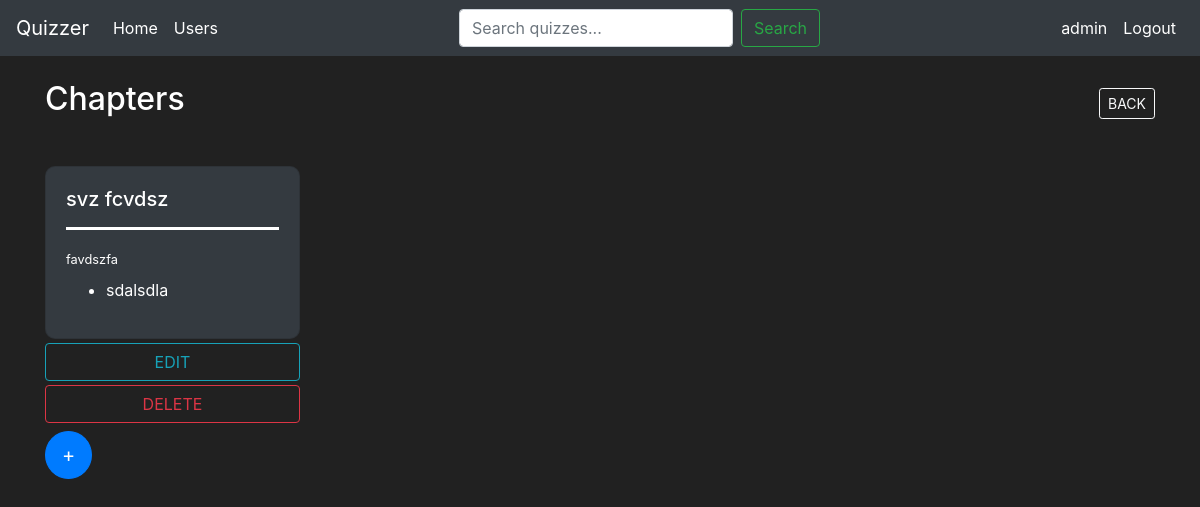
The app's page /subject/1 (signed in), older data.
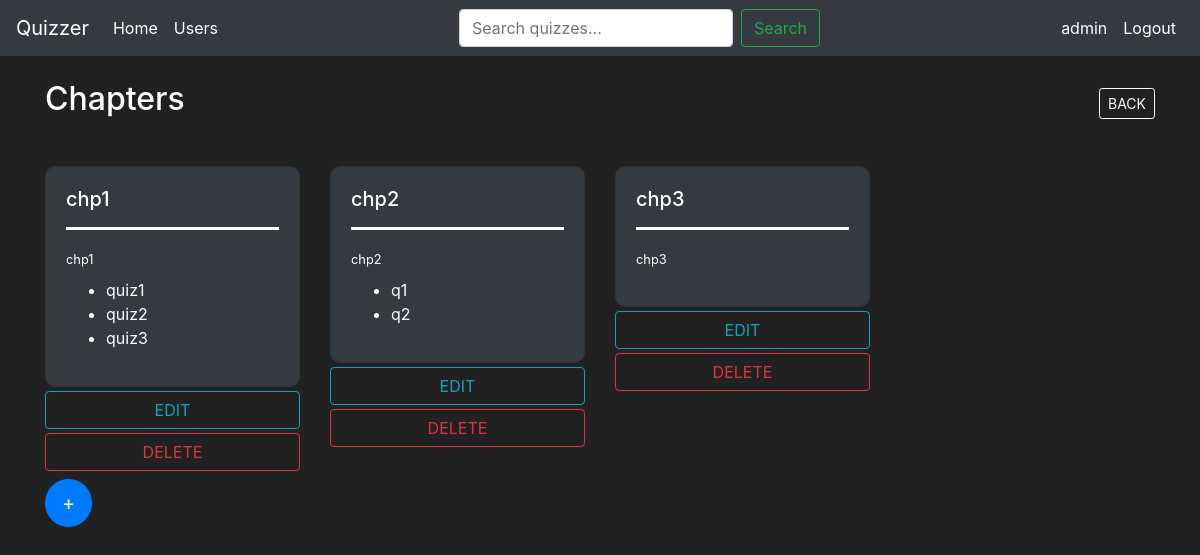
The same page, newer data.
### models.py (models this page shows)
class User(db.Model, UserMixin):
    id = db.Column(db.Integer, primary_key=True)
    name = db.Column(db.String(30), nullable=False)
    email = db.Column(db.String(50), nullable=False)
    password = db.Column(db.String(70), nullable=False)
    qualification = db.Column(db.String(300), nullable=True)
    dob = db.Column(db.DateTime , nullable=True)
    scores = db.relationship('Scores', backref='usersuper',cascade='all, delete', lazy=True)

class Chapter(db.Model):
    id = db.Column(db.Integer, primary_key=True)
    name = db.Column(db.String(50), nullable=False)
    description = db.Column(db.String(500), nullable=False)
    subject_id = db.Column(db.Integer, db.ForeignKey('subject.id'), nullable=False)
    quizzes = db.relationship('Quiz', backref='chaptersuper',cascade='all, delete', lazy=True)

class Quiz(db.Model):
    id=db.Column(db.Integer, primary_key=True)
    name=db.Column(db.String(50), nullable=False)
    chapter_id = db.Column(db.Integer, db.ForeignKey('chapter.id'), nullable=False)
    date_of_quiz = db.Column(db.DateTime, nullable=False)
    time_duration = db.Column(db.Time, nullable=False)
    remarks = db.Column(db.String(500), nullable=False)
    questions = db.relationship('Questions', backref='quizsuper',cascade='all, delete', lazy=True)
    scores = db.relationship('Scores', backref='quizsuper', lazy=True, cascade='all, delete-orphan')

### routes.py (the view)
@app.route('/subject/<sid>', methods=['POST','GET'])
@login_required
def chapters(sid):
    subject=Subject.query.filter_by(id=sid).first()
    chapters=Chapter.query.filter_by(subject_id=sid).all()
    quizzes = Quiz.query.filter(Quiz.chapter_id.in_([chapter.id for chapter in chapters])).all()
    return render_template("chapters.html",subject=subject,chapters=chapters,quizzes=quizzes)

### models.py (called while the page is built)
@login_manager.user_loader
def load_user(user_id):
    return User.query.get(int(user_id))

### templates/chapters.html (shortened to what this page needs)
{% extends "base.html" %}
{% block body %}
<div class="container mt-4">
    <div class="d-flex justify-content-between align-items-center inline">
        <h2>Chapters</h2>
        <a href="{{url_for('index')}}" class="btn btn-outline-light btn-sm">BACK</a>
    </div>
    <div class="row mt-3">
        {%for chapter in chapters%}
            <div class="col-md-3">
                <a href="{{url_for('quizzes', cid=chapter.id)}}" class="text-decoration-none">
                    <div class="card bg-dark text-white rounded-lg card-hover mt-4">
                        <div class="card-body">
                            <h5 class="card-title">{{chapter.name}}</h5>
                            <hr style="border-top: 3px solid white;">
                            <small>{{chapter.description}}</small>
                            <ul class="mt-2">
                                {%for quiz in quizzes%}
                                    {%if quiz.chapter_id==chapter.id%}
                                        <li>{{quiz.name}}</li>
                                    {%endif%}
                                {%endfor%}
                            </ul>
                        </div>
                    </div>
                </a>
                {%if current_user.email=='admin'%}
                    <a href="{{url_for('editc',cid=chapter.id)}}" class="btn btn-outline-info btn-block mt-1">EDIT</a>
                    <a href="{{url_for('chpdel',cid=chapter.id)}}" class="btn btn-outline-danger btn-block mt-1">DELETE</a>
                {%endif%}
            </div>
        {%endfor%}
    </div>
    {%if current_user.email=='admin'%}
        <a href="{{url_for('chpcre',sid=subject.id)}}" class="btn btn-primary btn-lg rounded-circle ml-auto mt-2 justify-content-center align-items-center">+</a>
    {%endif%}
</div>
{% endblock %}

### templates/base.html (shortened to what this page needs)
<!doctype html>
<html lang="en">
  <head>
    <link rel="stylesheet" href="https://cdn.jsdelivr.net/npm/bootstrap@4.5.3/dist/css/bootstrap.min.css">
  </head>
  <body>
    <nav class="navbar navbar-expand-md navbar-dark bg-dark">
        <a class="navbar-brand" href="{{url_for('start')}}">Quizzer</a>
        <div class="collapse navbar-collapse" id="navbarNav">
          <ul class="navbar-nav mr-auto">
              <li class="nav-item active">
                  <a class="nav-link" href="{{url_for('index')}}">Home</a>
              </li>
              {%if current_user.email != "admin"%}
                <li class="nav-item active">
                    <a class="nav-link" href="{{url_for('scores')}}">Scores</a>
                </li>
              {%else%}
                <li class="nav-item active">
                    <a class="nav-link" href="{{url_for('admScores')}}">Users</a>
                </li>
              {%endif%}
          </ul>
          <form class="form-inline mr-auto" method="GET" action="{{ url_for('search') }}">
            <input class="form-control mr-sm-2" type="search" placeholder="Search quizzes..." name="query" label="Search">
            <button class="btn btn-outline-success" type="submit">Search</button>
          </form>
          {%if current_user.is_authenticated%}
            <ul class="navbar-nav">
              <li class="nav-item active">
                  <a class="nav-link" href="#">{{current_user.name}}</a>
              </li>
              <li class="nav-item active">
                  <a class="nav-link" href="{{url_for('logout')}}">Logout</a>
              </li>
            </ul>
          {%endif%}
        </div>
    </nav>
      {% block body %}
        {% endblock %}
  </body>
</html>

### templates/chapters.html (style rules this page uses)
.card-hover { border-radius: 10px !important; }

### templates/base.html (style rules this page uses)
body { background-color: #212121; color:#fff; }

Row changes from the older to the newer data that the page shows:
removed Chapter: name "svz fcvdsz", description "favdszfa", Quiz (name "sdalsdla")
added Chapter: name "chp1", description "chp1", Quiz (name "quiz1")
added Quiz: name "quiz2", shown under Chapter "chp1"
added Quiz: name "quiz3", shown under Chapter "chp1"
added Chapter: name "chp2", description "chp2"
added Quiz: name "q1", shown under "chp2"
added Quiz: name "q2", shown under "chp2"
added Chapter: name "chp3", description "chp3"
